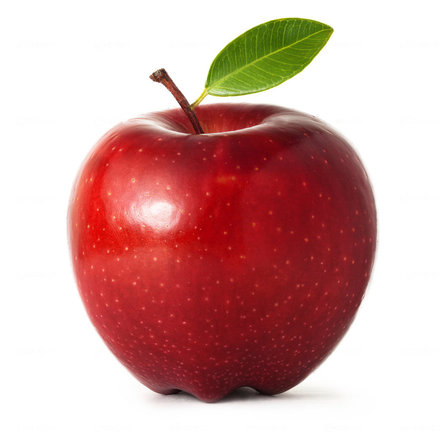
#> input picture 1.jpg, 447 x 447 px
$ python -i separator.py   (imports and definitions only)   (older library calls are emulated)
#> lines starting #> are read from the running program, lines starting #| are printed output that depends on the picture; after the words box and inside, x2 and y2 are one past the last pixel; in counts of white or black regions, pixels touching at a corner belong together
#> further down, picture is the input picture: shape (447, 447, 3); mean B, G, R 167.6, 170.5, 211.9
import cv2
import numpy as np


def get_image_area(image):
    image_width, image_height = image.shape[:2]
    image_area = image_width * image_height
    return image_area


class ColorBasedImageSeparator:
    def color_separate_objects(self, image, hue_ranges):
        assert isinstance(hue_ranges, list)
        blurred = cv2.GaussianBlur(image, (5, 5), 0)
        hsv = cv2.cvtColor(blurred, cv2.COLOR_BGR2HSV)
        color_ranges = self._generate_color_ranges(hue_ranges, 111, 111)
        summary_mask = self._get_mask_from_ranges(hsv, color_ranges)
        summary_mask = cv2.morphologyEx(summary_mask, cv2.MORPH_OPEN, None, iterations=2)
        _, contours, hierarchy = cv2.findContours(summary_mask, cv2.RETR_TREE, cv2.CHAIN_APPROX_SIMPLE)
        outer_contours = self._get_outer_contours_of_enough_size(contours, hierarchy, 0.01, image)
        return outer_contours

    def _generate_color_ranges(self, hue_ranges, min_saturation=80, min_value=80):
        color_ranges = []
        for hue_range in hue_ranges:
            color_ranges.append(((hue_range[0], min_saturation, min_value), (hue_range[1], 255, 255)))
        return color_ranges

    def _get_mask_from_ranges(self, hsv_image, color_ranges):
        summary_mask = np.zeros(hsv_image.shape[0:2], np.uint8)
        for i, color_range in enumerate(color_ranges):
            mask = cv2.inRange(hsv_image, color_range[0], color_range[1])
            summary_mask = cv2.bitwise_or(summary_mask, mask)
        return summary_mask

    def _get_outer_contours_of_enough_size(self, contours, hierarchy, factor, image):
        image_area = get_image_area(image)
        outer_contours = []
        for i, contour in enumerate(contours):
            if hierarchy[0][i][3] == -1:  # only contours without parents (outer ones)
                if cv2.contourArea(contour) / image_area > factor:
                    outer_contours.append(contour)
        return outer_contours


class BinaryImageSeparator:
    def separate(self, image):
        gray = cv2.cvtColor(image, cv2.COLOR_BGR2GRAY)
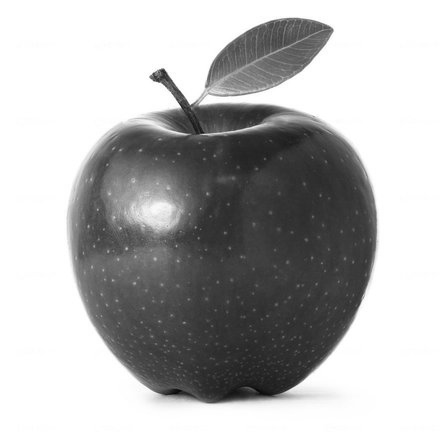
#> gray: shape (447, 447); min 6, max 255, mean 182.5
        _, thr = cv2.threshold(gray, 10, 255, cv2.THRESH_BINARY)
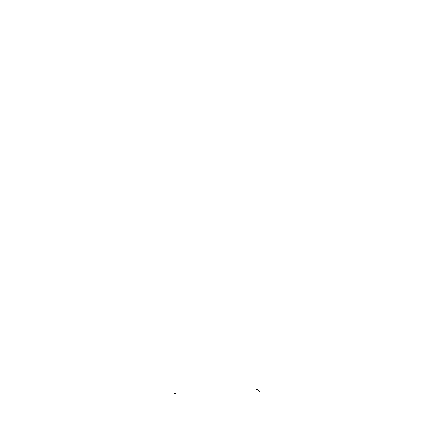
#> thr: shape (447, 447); 100% white; black in thin lines or dots, all inside (x1, y1, x2, y2) = (174, 389, 260, 394)
        _, contours, hierarchy = cv2.findContours(thr, cv2.RETR_TREE, cv2.CHAIN_APPROX_SIMPLE)
#> contours = 5 contours, 4 with area under 20; largest, box (x1, y1, x2, y2) and area: (0, 0, 447, 447) 198916
        image_area = get_image_area(image)
#> image_area = 199809
        correct_contours = []
        self._get_contours_of_enougt_size(contours, correct_contours, image_area)
        if contours.__len__() > 0:
            return correct_contours[0]
        else:
            return None

    def _get_contours_of_enougt_size(self, contours, correct_contours, image_area):
#> called with image_area = 199809
        for contour in contours:
            if cv2.contourArea(contour) > 0.1 * image_area:
                correct_contours.append(contour)
#> this loop made 5 passes
#> contour on passes 1, 3, 4: [[0, 0], [0, 446], [446, 446], [446, 0]], [[258, 391], [259, 390], [260, 391], [259, 392]], [[257, 390], [258, 389], [259, 390], [258, 391]]
#> after the loop, correct_contours = [[[0, 0], [0, 446], [446, 446], [446, 0]]]

>>> import cv2
>>> picture = cv2.imread('../1.jpg')
>>> result = BinaryImageSeparator().separate(picture)
#> result = [[0, 0], [0, 446], [446, 446], [446, 0]]
